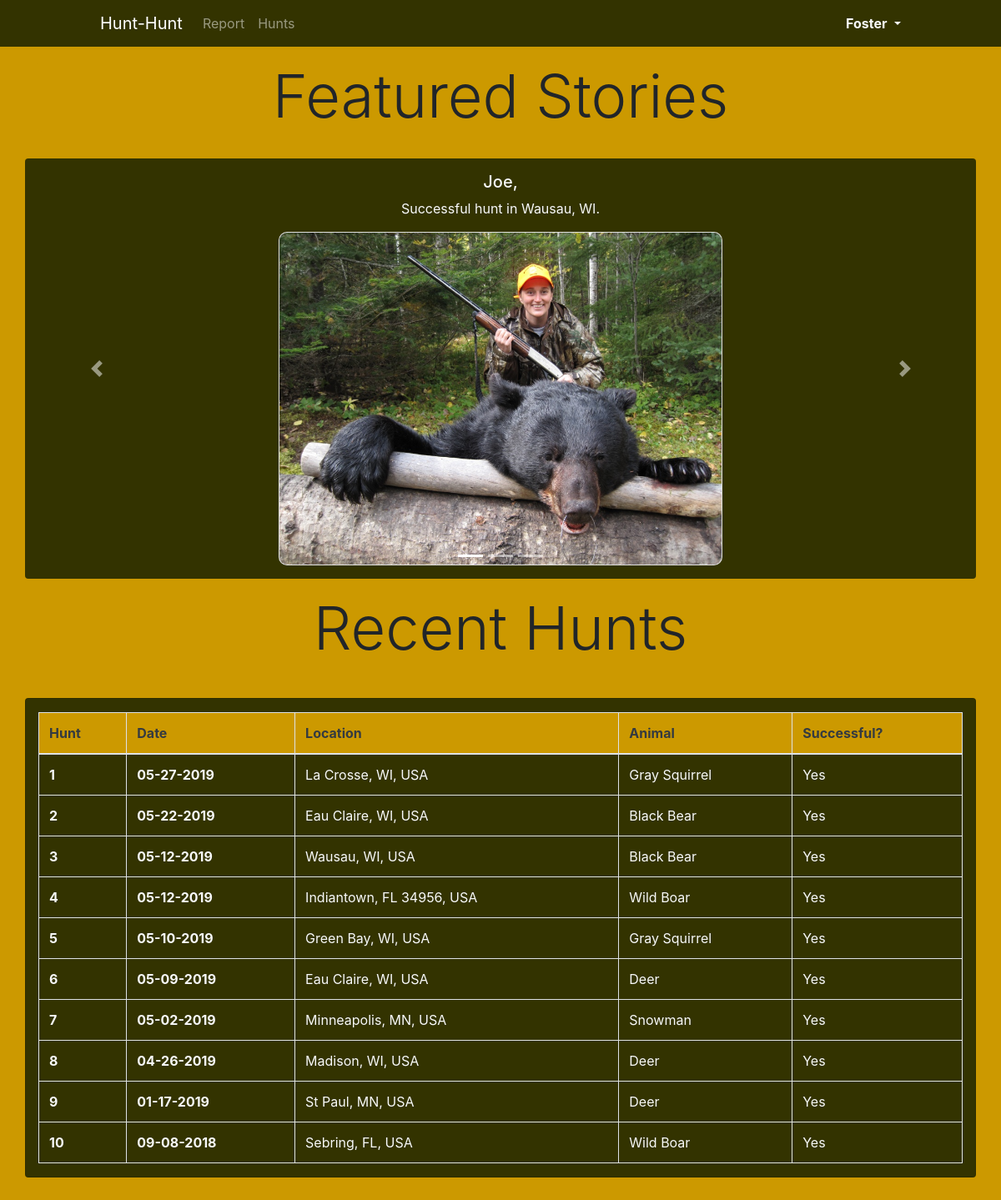
/ (signed in), run on the app's committed database.
### tables this page shows
CREATE TABLE `hunts` (
  `hunt_id` int(11) NOT NULL,
  `huntDate` date NOT NULL,
  `isSuccess` varchar(10) NOT NULL,
  `animal_id` int(11) NOT NULL,
  `location_id` int(11) NOT NULL,
  `user_id` int(11) NOT NULL
);

CREATE TABLE `locations` (
  `location_id` int(11) NOT NULL,
  `locationName` varchar(64) NOT NULL,
  `longitude` double NOT NULL,
  `latitude` double NOT NULL
);

CREATE TABLE `animals` (
  `animal_id` int(11) NOT NULL,
  `animalName` varchar(64) NOT NULL
);

### index.php (the view, shortened to what this page needs)
<?php
  $database = new Connection();
  $conn = $database->openConnection();
  $statement = $conn->prepare("SELECT * FROM hunts INNER JOIN users ON hunts.user_id=users.user_id
                                INNER JOIN animals ON hunts.animal_id = animals.animal_id
                                  INNER JOIN locations ON hunts.location_id = locations.location_id ORDER BY huntDate DESC LIMIT 10;");
  $statement->execute();
  $hunt_tuples = $statement->fetchAll();
?>
<!DOCTYPE html>
<html>
  <head>
    <link rel="stylesheet" href="https://stackpath.bootstrapcdn.com/bootstrap/4.3.1/css/bootstrap.min.css">
    <link rel="stylesheet" type="text/css" href="hunt.css">
  </head>
  <body>
    <?php include 'nav.php' ?>
    <div class="container">
      <div class="row">
        <div class="col-12">
          <div class="jumbotron yellow p-0">
            <h1 class="display-3 text-center">Featured Stories</h1>
          </div>
        </div>
        <div id="carouselExampleIndicators" class="carousel slide green col-12 rounded mx-auto" data-ride="carousel">
          <ol class="carousel-indicators">
            <li data-target="#carouselExampleIndicators" data-slide-to="0" class="active"></li>
            <li data-target="#carouselExampleIndicators" data-slide-to="1"></li>
            <li data-target="#carouselExampleIndicators" data-slide-to="2"></li>
          </ol>
          <div class="carousel-inner">
            <div class="carousel-item active">
              <div class="d-none d-md-block text-center text-light pt-3">
                <h5>Joe,</h5>
                <p>Successful hunt in Wausau, WI.</p>
              </div>
              <img class="d-block w-300 mx-auto card mb-3 rounded-more mt-3" src="images\hunt59.jpg" alt="First slide" height="400">
            </div>
          </div>
          <a class="carousel-control-prev" href="#carouselExampleIndicators" role="button" data-slide="prev">
            <span class="carousel-control-prev-icon" aria-hidden="true"></span>
          </a>
          <a class="carousel-control-next" href="#carouselExampleIndicators" role="button" data-slide="next">
            <span class="carousel-control-next-icon" aria-hidden="true"></span>
          </a>
        </div>
        <div class="col-12 jumbotron yellow p-0 pt-3">
          <h1 class="display-3 text-center">Recent Hunts</h1>
        </div>
        <div class="col-12 card green text-light pt-3 mb-5">
          <table class="table text-light table-bordered">
            <thead class="yellow text-dark">
              <tr>
                <th scope="col">Hunt</th>
                <th scope="col">Date</th>
                <th scope="col">Location</th>
                <th scope="col">Animal</th>
                <th scope="col">Successful?</th>
              </tr>
            </thead>
            <tbody>
              <?php
              $count = 1;
               foreach($hunt_tuples as $hunt){
                if($hunt['isSuccess'] == 'true'){
                  $success = 'Yes';
                }else{
                  $success = 'No';
                }
                $dateToString = $hunt['huntDate'];
                $dateSplit = explode("-", $dateToString);
                $stringDate = $dateSplit[1] . '-' . $dateSplit[2] . '-' . $dateSplit[0];
                $text = 'A' . $success . $hunt['animalName'] . ' hunt.'; ?>
                <tr>
                  <th scope="row"><?php echo $count; ?></th>
                  <th ><?php echo $stringDate; ?></th>
                  <td><?php echo $hunt['locationName']; ?></td>
                  <td><?php echo $hunt['animalName']; ?></td>
                  <td><?php echo $success ?></td>
                </tr>
              <?php $count++; }?>
            </tbody>
          </table>
        </div>
      </div>
  </body>
</html>

### hunt.css (style rules this page uses)
body { background-color: #CC9900; }
.green { background-color: #333300; }
.yellow { background-color: #CC9900; }
h1 { text-align: center; }
.rounded-more { border-radius: 10px; }

### data on the page
hunts: huntDate "05-27-2019", location.locationName "La Crosse, WI, USA", animal.animalName "Gray Squirrel", isSuccess "Yes"
hunts: huntDate "05-22-2019", location.locationName "Eau Claire, WI, USA", animal.animalName "Black Bear", isSuccess "Yes"
hunts: huntDate "05-12-2019", location.locationName "Wausau, WI, USA", animal.animalName "Black Bear", isSuccess "Yes"
hunts: huntDate "05-12-2019", location.locationName "Indiantown, FL 34956, USA", animal.animalName "Wild Boar", isSuccess "Yes"
hunts: huntDate "05-10-2019", location.locationName "Green Bay, WI, USA", animal.animalName "Gray Squirrel", isSuccess "Yes"
hunts: huntDate "05-09-2019", location.locationName "Eau Claire, WI, USA", animal.animalName "Deer", isSuccess "Yes"
hunts: huntDate "05-02-2019", location.locationName "Minneapolis, MN, USA", animal.animalName "Snowman", isSuccess "Yes"
hunts: huntDate "04-26-2019", location.locationName "Madison, WI, USA", animal.animalName "Deer", isSuccess "Yes"
hunts: huntDate "01-17-2019", location.locationName "St Paul, MN, USA", animal.animalName "Deer", isSuccess "Yes"
hunts: huntDate "09-08-2018", location.locationName "Sebring, FL, USA", animal.animalName "Wild Boar", isSuccess "Yes"

### other printed values
$_SESSION['username'] "Foster"
